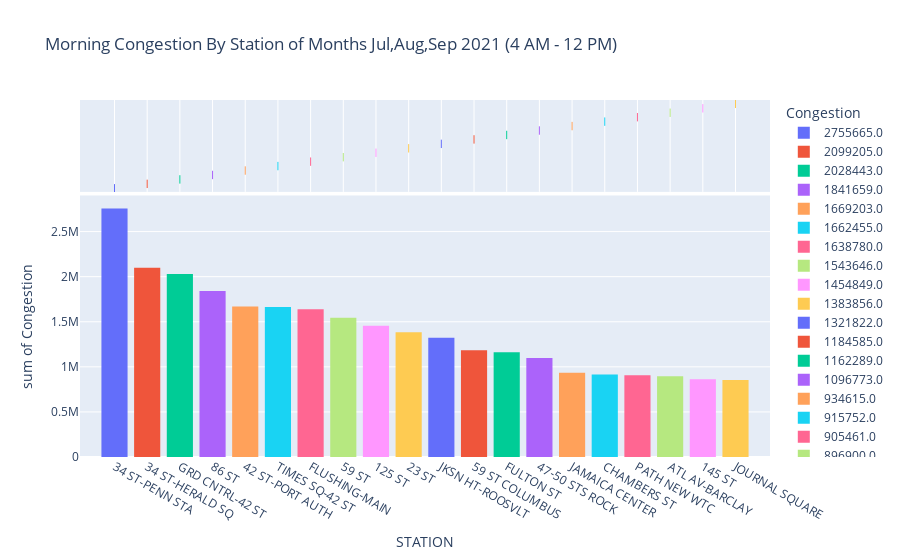

The cell this chart's notebook holds for it:
### Code cell
import plotly.express as px
df = px.data.tips()
fig = px.histogram(zx, x="STATION", y="Congestion", color="Congestion", marginal="rug",title='Morning Congestion By Station of Months Jul,Aug,Sep 2021 (4 AM - 12 PM)',
                   hover_data=zx.columns)
fig.show()

### Figure 1 — Plotly figure (JSON) as saved in the notebook; plotly's stock layout.template omitted (floating-point values rounded to 4 significant figures)
{"data": [{"alignmentgroup": "True", "bingroup": "x", "histfunc": "sum", "hovertemplate": "Congestion=2755665.0<br>STATION=%{x}<br>sum of Congestion=%{y}<extra></extra>", "legendgroup": "2755665.0", "marker": {"color": "#636efa", "pattern": {"shape": ""}}, "name": "2755665.0", "offsetgroup": "2755665.0", "orientation": "v", "showlegend": true, "type": "histogram", "x": ["34 ST-PENN STA"], "xaxis": "x", "y": [2755665], "yaxis": "y"}, {"alignmentgroup": "True", "boxpoints": "all", "fillcolor": "rgba(255,255,255,0)", "hoveron": "points", "hovertemplate": "Congestion=2755665.0<br>STATION=%{x}<extra></extra>", "jitter": 0, "legendgroup": "2755665.0", "line": {"color": "rgba(255,255,255,0)"}, "marker": {"color": "#636efa", "symbol": "line-ns-open"}, "name": "2755665.0", "offsetgroup": "2755665.0", "showlegend": false, "type": "box", "x": ["34 ST-PENN STA"], "xaxis": "x2", "yaxis": "y2"}, {"alignmentgroup": "True", "bingroup": "x", "histfunc": "sum", "hovertemplate": "Congestion=2099205.0<br>STATION=%{x}<br>sum of Congestion=%{y}<extra></extra>", "legendgroup": "2099205.0", "marker": {"color": "#EF553B", "pattern": {"shape": ""}}, "name": "2099205.0", "offsetgroup": "2099205.0", "orientation": "v", "showlegend": true, "type": "histogram", "x": ["34 ST-HERALD SQ"], "xaxis": "x", "y": [2099205], "yaxis": "y"}, {"alignmentgroup": "True", "boxpoints": "all", "fillcolor": "rgba(255,255,255,0)", "hoveron": "points", "hovertemplate": "Congestion=2099205.0<br>STATION=%{x}<extra></extra>", "jitter": 0, "legendgroup": "2099205.0", "line": {"color": "rgba(255,255,255,0)"}, "marker": {"color": "#EF553B", "symbol": "line-ns-open"}, "name": "2099205.0", "offsetgroup": "2099205.0", "showlegend": false, "type": "box", "x": ["34 ST-HERALD SQ"], "xaxis": "x2", "yaxis": "y2"}, {"alignmentgroup": "True", "bingroup": "x", "histfunc": "sum", "hovertemplate": "Congestion=2028443.0<br>STATION=%{x}<br>sum of Congestion=%{y}<extra></extra>", "legendgroup": "2028443.0", "marker": {"color": "#00cc96", "pattern": {"shape": ""}}, "name": "2028443.0", "offsetgroup": "2028443.0", "orientation": "v", "showlegend": true, "type": "histogram", "x": ["GRD CNTRL-42 ST"], "xaxis": "x", "y": [2028443], "yaxis": "y"}, {"alignmentgroup": "True", "boxpoints": "all", "fillcolor": "rgba(255,255,255,0)", "hoveron": "points", "hovertemplate": "Congestion=2028443.0<br>STATION=%{x}<extra></extra>", "jitter": 0, "legendgroup": "2028443.0", "line": {"color": "rgba(255,255,255,0)"}, "marker": {"color": "#00cc96", "symbol": "line-ns-open"}, "name": "2028443.0", "offsetgroup": "2028443.0", "showlegend": false, "type": "box", "x": ["GRD CNTRL-42 ST"], "xaxis": "x2", "yaxis": "y2"}, {"alignmentgroup": "True", "bingroup": "x", "histfunc": "sum", "hovertemplate": "Congestion=1841659.0<br>STATION=%{x}<br>sum of Congestion=%{y}<extra></extra>", "legendgroup": "1841659.0", "marker": {"color": "#ab63fa", "pattern": {"shape": ""}}, "name": "1841659.0", "offsetgroup": "1841659.0", "orientation": "v", "showlegend": true, "type": "histogram", "x": ["86 ST"], "xaxis": "x", "y": [1841659], "yaxis": "y"}, {"alignmentgroup": "True", "boxpoints": "all", "fillcolor": "rgba(255,255,255,0)", "hoveron": "points", "hovertemplate": "Congestion=1841659.0<br>STATION=%{x}<extra></extra>", "jitter": 0, "legendgroup": "1841659.0", "line": {"color": "rgba(255,255,255,0)"}, "marker": {"color": "#ab63fa", "symbol": "line-ns-open"}, "name": "1841659.0", "offsetgroup": "1841659.0", "showlegend": false, "type": "box", "x": ["86 ST"], "xaxis": "x2", "yaxis": "y2"}, {"alignmentgroup": "True", "bingroup": "x", "histfunc": "sum", "hovertemplate": "Congestion=1669203.0<br>STATION=%{x}<br>sum of Congestion=%{y}<extra></extra>", "legendgroup": "1669203.0", "marker": {"color": "#FFA15A", "pattern": {"shape": ""}}, "name": "1669203.0", "offsetgroup": "1669203.0", "orientation": "v", "showlegend": true, "type": "histogram", "x": ["42 ST-PORT AUTH"], "xaxis": "x", "y": [1669203], "yaxis": "y"}, {"alignmentgroup": "True", "boxpoints": "all", "fillcolor": "rgba(255,255,255,0)", "hoveron": "points", "hovertemplate": "Congestion=1669203.0<br>STATION=%{x}<extra></extra>", "jitter": 0, "legendgroup": "1669203.0", "line": {"color": "rgba(255,255,255,0)"}, "marker": {"color": "#FFA15A", "symbol": "line-ns-open"}, "name": "1669203.0", "offsetgroup": "1669203.0", "showlegend": false, "type": "box", "x": ["42 ST-PORT AUTH"], "xaxis": "x2", "yaxis": "y2"}, {"alignmentgroup": "True", "bingroup": "x", "histfunc": "sum", "hovertemplate": "Congestion=1662455.0<br>STATION=%{x}<br>sum of Congestion=%{y}<extra></extra>", "legendgroup": "1662455.0", "marker": {"color": "#19d3f3", "pattern": {"shape": ""}}, "name": "1662455.0", "offsetgroup": "1662455.0", "orientation": "v", "showlegend": true, "type": "histogram", "x": ["TIMES SQ-42 ST"], "xaxis": "x", "y": [1662455], "yaxis": "y"}, {"alignmentgroup": "True", "boxpoints": "all", "fillcolor": "rgba(255,255,255,0)", "hoveron": "points", "hovertemplate": "Congestion=1662455.0<br>STATION=%{x}<extra></extra>", "jitter": 0, "legendgroup": "1662455.0", "line": {"color": "rgba(255,255,255,0)"}, "marker": {"color": "#19d3f3", "symbol": "line-ns-open"}, "name": "1662455.0", "offsetgroup": "1662455.0", "showlegend": false, "type": "box", "x": ["TIMES SQ-42 ST"], "xaxis": "x2", "yaxis": "y2"}, {"alignmentgroup": "True", "bingroup": "x", "histfunc": "sum", "hovertemplate": "Congestion=1638780.0<br>STATION=%{x}<br>sum of Congestion=%{y}<extra></extra>", "legendgroup": "1638780.0", "marker": {"color": "#FF6692", "pattern": {"shape": ""}}, "name": "1638780.0", "offsetgroup": "1638780.0", "orientation": "v", "showlegend": true, "type": "histogram", "x": ["FLUSHING-MAIN"], "xaxis": "x", "y": [1638780], "yaxis": "y"}, {"alignmentgroup": "True", "boxpoints": "all", "fillcolor": "rgba(255,255,255,0)", "hoveron": "points", "hovertemplate": "Congestion=1638780.0<br>STATION=%{x}<extra></extra>", "jitter": 0, "legendgroup": "1638780.0", "line": {"color": "rgba(255,255,255,0)"}, "marker": {"color": "#FF6692", "symbol": "line-ns-open"}, "name": "1638780.0", "offsetgroup": "1638780.0", "showlegend": false, "type": "box", "x": ["FLUSHING-MAIN"], "xaxis": "x2", "yaxis": "y2"}, {"alignmentgroup": "True", "bingroup": "x", "histfunc": "sum", "hovertemplate": "Congestion=1543646.0<br>STATION=%{x}<br>sum of Congestion=%{y}<extra></extra>", "legendgroup": "1543646.0", "marker": {"color": "#B6E880", "pattern": {"shape": ""}}, "name": "1543646.0", "offsetgroup": "1543646.0", "orientation": "v", "showlegend": true, "type": "histogram", "x": ["59 ST"], "xaxis": "x", "y": [1543646], "yaxis": "y"}, {"alignmentgroup": "True", "boxpoints": "all", "fillcolor": "rgba(255,255,255,0)", "hoveron": "points", "hovertemplate": "Congestion=1543646.0<br>STATION=%{x}<extra></extra>", "jitter": 0, "legendgroup": "1543646.0", "line": {"color": "rgba(255,255,255,0)"}, "marker": {"color": "#B6E880", "symbol": "line-ns-open"}, "name": "1543646.0", "offsetgroup": "1543646.0", "showlegend": false, "type": "box", "x": ["59 ST"], "xaxis": "x2", "yaxis": "y2"}, {"alignmentgroup": "True", "bingroup": "x", "histfunc": "sum", "hovertemplate": "Congestion=1454849.0<br>STATION=%{x}<br>sum of Congestion=%{y}<extra></extra>", "legendgroup": "1454849.0", "marker": {"color": "#FF97FF", "pattern": {"shape": ""}}, "name": "1454849.0", "offsetgroup": "1454849.0", "orientation": "v", "showlegend": true, "type": "histogram", "x": ["125 ST"], "xaxis": "x", "y": [1454849], "yaxis": "y"}, {"alignmentgroup": "True", "boxpoints": "all", "fillcolor": "rgba(255,255,255,0)", "hoveron": "points", "hovertemplate": "Congestion=1454849.0<br>STATION=%{x}<extra></extra>", "jitter": 0, "legendgroup": "1454849.0", "line": {"color": "rgba(255,255,255,0)"}, "marker": {"color": "#FF97FF", "symbol": "line-ns-open"}, "name": "1454849.0", "offsetgroup": "1454849.0", "showlegend": false, "type": "box", "x": ["125 ST"], "xaxis": "x2", "yaxis": "y2"}, {"alignmentgroup": "True", "bingroup": "x", "histfunc": "sum", "hovertemplate": "Congestion=1383856.0<br>STATION=%{x}<br>sum of Congestion=%{y}<extra></extra>", "legendgroup": "1383856.0", "marker": {"color": "#FECB52", "pattern": {"shape": ""}}, "name": "1383856.0", "offsetgroup": "1383856.0", "orientation": "v", "showlegend": true, "type": "histogram", "x": ["23 ST"], "xaxis": "x", "y": [1383856], "yaxis": "y"}, {"alignmentgroup": "True", "boxpoints": "all", "fillcolor": "rgba(255,255,255,0)", "hoveron": "points", "hovertemplate": "Congestion=1383856.0<br>STATION=%{x}<extra></extra>", "jitter": 0, "legendgroup": "1383856.0", "line": {"color": "rgba(255,255,255,0)"}, "marker": {"color": "#FECB52", "symbol": "line-ns-open"}, "name": "1383856.0", "offsetgroup": "1383856.0", "showlegend": false, "type": "box", "x": ["23 ST"], "xaxis": "x2", "yaxis": "y2"}, {"alignmentgroup": "True", "bingroup": "x", "histfunc": "sum", "hovertemplate": "Congestion=1321822.0<br>STATION=%{x}<br>sum of Congestion=%{y}<extra></extra>", "legendgroup": "1321822.0", "marker": {"color": "#636efa", "pattern": {"shape": ""}}, "name": "1321822.0", "offsetgroup": "1321822.0", "orientation": "v", "showlegend": true, "type": "histogram", "x": ["JKSN HT-ROOSVLT"], "xaxis": "x", "y": [1321822], "yaxis": "y"}, {"alignmentgroup": "True", "boxpoints": "all", "fillcolor": "rgba(255,255,255,0)", "hoveron": "points", "hovertemplate": "Congestion=1321822.0<br>STATION=%{x}<extra></extra>", "jitter": 0, "legendgroup": "1321822.0", "line": {"color": "rgba(255,255,255,0)"}, "marker": {"color": "#636efa", "symbol": "line-ns-open"}, "name": "1321822.0", "offsetgroup": "1321822.0", "showlegend": false, "type": "box", "x": ["JKSN HT-ROOSVLT"], "xaxis": "x2", "yaxis": "y2"}, {"alignmentgroup": "True", "bingroup": "x", "histfunc": "sum", "hovertemplate": "Congestion=1184585.0<br>STATION=%{x}<br>sum of Congestion=%{y}<extra></extra>", "legendgroup": "1184585.0", "marker": {"color": "#EF553B", "pattern": {"shape": ""}}, "name": "1184585.0", "offsetgroup": "1184585.0", "orientation": "v", "showlegend": true, "type": "histogram", "x": ["59 ST COLUMBUS"], "xaxis": "x", "y": [1184585], "yaxis": "y"}, {"alignmentgroup": "True", "boxpoints": "all", "fillcolor": "rgba(255,255,255,0)", "hoveron": "points", "hovertemplate": "Congestion=1184585.0<br>STATION=%{x}<extra></extra>", "jitter": 0, "legendgroup": "1184585.0", "line": {"color": "rgba(255,255,255,0)"}, "marker": {"color": "#EF553B", "symbol": "line-ns-open"}, "name": "1184585.0", "offsetgroup": "1184585.0", "showlegend": false, "type": "box", "x": ["59 ST COLUMBUS"], "xaxis": "x2", "yaxis": "y2"}, {"alignmentgroup": "True", "bingroup": "x", "histfunc": "sum", "hovertemplate": "Congestion=1162289.0<br>STATION=%{x}<br>sum of Congestion=%{y}<extra></extra>", "legendgroup": "1162289.0", "marker": {"color": "#00cc96", "pattern": {"shape": ""}}, "name": "1162289.0", "offsetgroup": "1162289.0", "orientation": "v", "showlegend": true, "type": "histogram", "x": ["FULTON ST"], "xaxis": "x", "y": [1162289], "yaxis": "y"}, {"alignmentgroup": "True", "boxpoints": "all", "fillcolor": "rgba(255,255,255,0)", "hoveron": "points", "hovertemplate": "Congestion=1162289.0<br>STATION=%{x}<extra></extra>", "jitter": 0, "legendgroup": "1162289.0", "line": {"color": "rgba(255,255,255,0)"}, "marker": {"color": "#00cc96", "symbol": "line-ns-open"}, "name": "1162289.0", "offsetgroup": "1162289.0", "showlegend": false, "type": "box", "x": ["FULTON ST"], "xaxis": "x2", "yaxis": "y2"}, {"alignmentgroup": "True", "bingroup": "x", "histfunc": "sum", "hovertemplate": "Congestion=1096773.0<br>STATION=%{x}<br>sum of Congestion=%{y}<extra></extra>", "legendgroup": "1096773.0", "marker": {"color": "#ab63fa", "pattern": {"shape": ""}}, "name": "1096773.0", "offsetgroup": "1096773.0", "orientation": "v", "showlegend": true, "type": "histogram", "x": ["47-50 STS ROCK"], "xaxis": "x", "y": [1096773], "yaxis": "y"}, {"alignmentgroup": "True", "boxpoints": "all", "fillcolor": "rgba(255,255,255,0)", "hoveron": "points", "hovertemplate": "Congestion=1096773.0<br>STATION=%{x}<extra></extra>", "jitter": 0, "legendgroup": "1096773.0", "line": {"color": "rgba(255,255,255,0)"}, "marker": {"color": "#ab63fa", "symbol": "line-ns-open"}, "name": "1096773.0", "offsetgroup": "1096773.0", "showlegend": false, "type": "box", "x": ["47-50 STS ROCK"], "xaxis": "x2", "yaxis": "y2"}, {"alignmentgroup": "True", "bingroup": "x", "histfunc": "sum", "hovertemplate": "Congestion=934615.0<br>STATION=%{x}<br>sum of Congestion=%{y}<extra></extra>", "legendgroup": "934615.0", "marker": {"color": "#FFA15A", "pattern": {"shape": ""}}, "name": "934615.0", "offsetgroup": "934615.0", "orientation": "v", "showlegend": true, "type": "histogram", "x": ["JAMAICA CENTER"], "xaxis": "x", "y": [934615], "yaxis": "y"}, {"alignmentgroup": "True", "boxpoints": "all", "fillcolor": "rgba(255,255,255,0)", "hoveron": "points", "hovertemplate": "Congestion=934615.0<br>STATION=%{x}<extra></extra>", "jitter": 0, "legendgroup": "934615.0", "line": {"color": "rgba(255,255,255,0)"}, "marker": {"color": "#FFA15A", "symbol": "line-ns-open"}, "name": "934615.0", "offsetgroup": "934615.0", "showlegend": false, "type": "box", "x": ["JAMAICA CENTER"], "xaxis": "x2", "yaxis": "y2"}, {"alignmentgroup": "True", "bingroup": "x", "histfunc": "sum", "hovertemplate": "Congestion=915752.0<br>STATION=%{x}<br>sum of Congestion=%{y}<extra></extra>", "legendgroup": "915752.0", "marker": {"color": "#19d3f3", "pattern": {"shape": ""}}, "name": "915752.0", "offsetgroup": "915752.0", "orientation": "v", "showlegend": true, "type": "histogram", "x": ["CHAMBERS ST"], "xaxis": "x", "y": [915752], "yaxis": "y"}, {"alignmentgroup": "True", "boxpoints": "all", "fillcolor": "rgba(255,255,255,0)", "hoveron": "points", "hovertemplate": "Congestion=915752.0<br>STATION=%{x}<extra></extra>", "jitter": 0, "legendgroup": "915752.0", "line": {"color": "rgba(255,255,255,0)"}, "marker": {"color": "#19d3f3", "symbol": "line-ns-open"}, "name": "915752.0", "offsetgroup": "915752.0", "showlegend": false, "type": "box", "x": ["CHAMBERS ST"], "xaxis": "x2", "yaxis": "y2"}, {"alignmentgroup": "True", "bingroup": "x", "histfunc": "sum", "hovertemplate": "Congestion=905461.0<br>STATION=%{x}<br>sum of Congestion=%{y}<extra></extra>", "legendgroup": "905461.0", "marker": {"color": "#FF6692", "pattern": {"shape": ""}}, "name": "905461.0", "offsetgroup": "905461.0", "orientation": "v", "showlegend": true, "type": "histogram", "x": ["PATH NEW WTC"], "xaxis": "x", "y": [905461], "yaxis": "y"}, {"alignmentgroup": "True", "boxpoints": "all", "fillcolor": "rgba(255,255,255,0)", "hoveron": "points", "hovertemplate": "Congestion=905461.0<br>STATION=%{x}<extra></extra>", "jitter": 0, "legendgroup": "905461.0", "line": {"color": "rgba(255,255,255,0)"}, "marker": {"color": "#FF6692", "symbol": "line-ns-open"}, "name": "905461.0", "offsetgroup": "905461.0", "showlegend": false, "type": "box", "x": ["PATH NEW WTC"], "xaxis": "x2", "yaxis": "y2"}, {"alignmentgroup": "True", "bingroup": "x", "histfunc": "sum", "hovertemplate": "Congestion=896900.0<br>STATION=%{x}<br>sum of Congestion=%{y}<extra></extra>", "legendgroup": "896900.0", "marker": {"color": "#B6E880", "pattern": {"shape": ""}}, "name": "896900.0", "offsetgroup": "896900.0", "orientation": "v", "showlegend": true, "type": "histogram", "x": ["ATL AV-BARCLAY"], "xaxis": "x", "y": [896900], "yaxis": "y"}, {"alignmentgroup": "True", "boxpoints": "all", "fillcolor": "rgba(255,255,255,0)", "hoveron": "points", "hovertemplate": "Congestion=896900.0<br>STATION=%{x}<extra></extra>", "jitter": 0, "legendgroup": "896900.0", "line": {"color": "rgba(255,255,255,0)"}, "marker": {"color": "#B6E880", "symbol": "line-ns-open"}, "name": "896900.0", "offsetgroup": "896900.0", "showlegend": false, "type": "box", "x": ["ATL AV-BARCLAY"], "xaxis": "x2", "yaxis": "y2"}, {"alignmentgroup": "True", "bingroup": "x", "histfunc": "sum", "hovertemplate": "Congestion=862695.0<br>STATION=%{x}<br>sum of Congestion=%{y}<extra></extra>", "legendgroup": "862695.0", "marker": {"color": "#FF97FF", "pattern": {"shape": ""}}, "name": "862695.0", "offsetgroup": "862695.0", "orientation": "v", "showlegend": true, "type": "histogram", "x": ["145 ST"], "xaxis": "x", "y": [862695], "yaxis": "y"}, {"alignmentgroup": "True", "boxpoints": "all", "fillcolor": "rgba(255,255,255,0)", "hoveron": "points", "hovertemplate": "Congestion=862695.0<br>STATION=%{x}<extra></extra>", "jitter": 0, "legendgroup": "862695.0", "line": {"color": "rgba(255,255,255,0)"}, "marker": {"color": "#FF97FF", "symbol": "line-ns-open"}, "name": "862695.0", "offsetgroup": "862695.0", "showlegend": false, "type": "box", "x": ["145 ST"], "xaxis": "x2", "yaxis": "y2"}, {"alignmentgroup": "True", "bingroup": "x", "histfunc": "sum", "hovertemplate": "Congestion=854082.0<br>STATION=%{x}<br>sum of Congestion=%{y}<extra></extra>", "legendgroup": "854082.0", "marker": {"color": "#FECB52", "pattern": {"shape": ""}}, "name": "854082.0", "offsetgroup": "854082.0", "orientation": "v", "showlegend": true, "type": "histogram", "x": ["JOURNAL SQUARE"], "xaxis": "x", "y": [854082], "yaxis": "y"}, {"alignmentgroup": "True", "boxpoints": "all", "fillcolor": "rgba(255,255,255,0)", "hoveron": "points", "hovertemplate": "Congestion=854082.0<br>STATION=%{x}<extra></extra>", "jitter": 0, "legendgroup": "854082.0", "line": {"color": "rgba(255,255,255,0)"}, "marker": {"color": "#FECB52", "symbol": "line-ns-open"}, "name": "854082.0", "offsetgroup": "854082.0", "showlegend": false, "type": "box", "x": ["JOURNAL SQUARE"], "xaxis": "x2", "yaxis": "y2"}], "layout": {"barmode": "relative", "legend": {"title": {"text": "Congestion"}, "tracegroupgap": 0}, "title": {"text": "Morning Congestion By Station of Months Jul,Aug,Sep 2021 (4 AM - 12 PM)"}, "xaxis": {"anchor": "y", "domain": [0, 1], "title": {"text": "STATION"}}, "xaxis2": {"anchor": "y2", "domain": [0, 1], "matches": "x", "showgrid": true, "showticklabels": false}, "yaxis": {"anchor": "x", "categoryarray": [854082, 862695, 896900, 905461, 915752, 934615, 1096773, 1162289, 1184585, 1321822, 1383856, 1454849, 1543646, 1638780, 1662455, 1669203, 1841659, 2028443, 2099205, 2755665], "categoryorder": "array", "domain": [0, 0.7326], "title": {"text": "sum of Congestion"}}, "yaxis2": {"anchor": "x2", "categoryarray": [854082, 862695, 896900, 905461, 915752, 934615, 1096773, 1162289, 1184585, 1321822, 1383856, 1454849, 1543646, 1638780, 1662455, 1669203, 1841659, 2028443, 2099205, 2755665], "categoryorder": "array", "domain": [0.7426, 1], "matches": "y2", "showgrid": false, "showline": false, "showticklabels": false, "ticks": ""}}}
